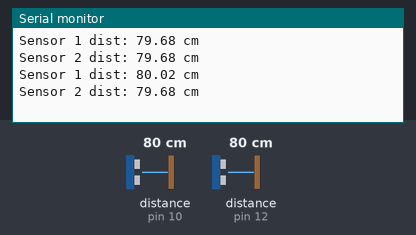
Recording of a sketch running on a simulated Arduino Uno, built with avr-gcc and run on an emulated ATmega328P. On the bench: the last lines printed to the serial monitor. Wiring (inferred from the names in the program): 2 × ultrasonic range finder: trigger pin 11, echo pin 10 / trigger pin 13, echo pin 12. The inputs (shaded band) are chosen by the test bench; at power-on: distance to the obstacle (sensors on pin 10, pin 12) 80 cm. The echo pulse lasts 58.3 µs per cm.

Above: at 1.8 s.
1.9 s: distance to the obstacle (sensor on pin 10) set to 2 cm
At 2.8 s:
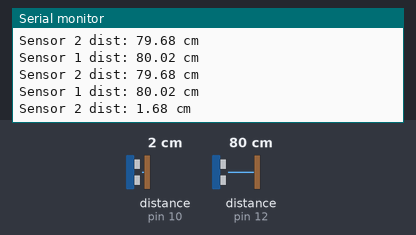
3.4 s: distance to the obstacle (sensor on pin 12) set to 2 cm
At 4.7 s:
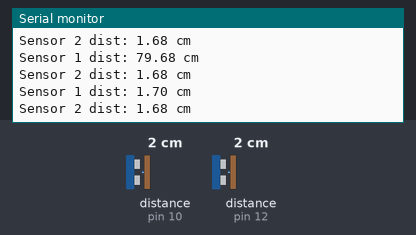
4.9 s: distance to the obstacle (sensor on pin 10) set to 4 cm
At 5.8 s:
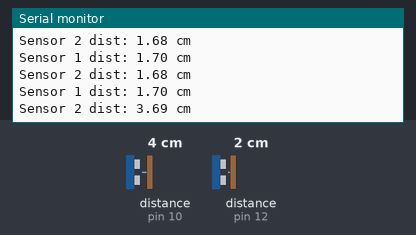
6.4 s: distance to the obstacle (sensor on pin 12) set to 4 cm
At 7.5 s:
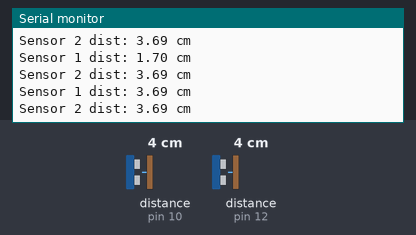
Timing chart, 0 to 8.9 s (numbered marks = the images above; inputs shaded):
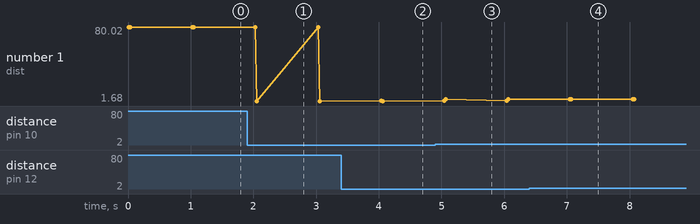

Measured:
- after the input at 1.9 s, the serial monitor: prints a new line after 0.15 s (image 1)
- after the input at 3.4 s, the serial monitor: prints a new line after 0.64 s (image 2)
- after the input at 4.9 s, the serial monitor: prints a new line after 0.17 s (image 3)
- after the input at 6.4 s, the serial monitor: prints a new line after 0.65 s (image 4)
- plotted number 1: 79.68 → 1.68 after the input at 1.9 s, 1.68 → 3.69 after the input at 4.9 s

The sketch:

sonar_test.ino
```cpp
// global flag
bool error = false;

#define DEBUG true // print debug msg or not

#define DELAY 500

// pin configuration for two sonar sensors
#define TRIG_PIN1 13
#define ECHO_PIN1 12
#define TRIG_PIN2 11
#define ECHO_PIN2 10

/*
    input : type of sonar
    output : measured distance
    behavior : Measure the distance by using the specified sonar sensor
*/
float getDist(int type)
{
    long duration;
    float distance;

    // use first sonar sensor
    if (type == 1)
    {
        digitalWrite(TRIG_PIN1, LOW);
        delayMicroseconds(2);
        digitalWrite(TRIG_PIN1, HIGH);
        delayMicroseconds(10);
        digitalWrite(TRIG_PIN1, LOW);
        duration = pulseIn(ECHO_PIN1, HIGH, 30000); // timeout 30ms
        distance = duration * 0.0343 / 2.0;         // unit : cm
    }
    else if (type == 2) // use second sonar sensor
    {
        digitalWrite(TRIG_PIN2, LOW);
        delayMicroseconds(2);
        digitalWrite(TRIG_PIN2, HIGH);
        delayMicroseconds(10);
        digitalWrite(TRIG_PIN2, LOW);
        duration = pulseIn(ECHO_PIN2, HIGH, 30000);
        distance = duration * 0.0343 / 2.0;
    }
    else
    {
        Serial.println("Error!");
        distance = -1;
    }

    return distance;
}

void setup()
{
    Serial.begin(9600);

    // Initialize Sonar Sensor 1
    pinMode(TRIG_PIN1, OUTPUT);
    pinMode(ECHO_PIN1, INPUT);

    // Initialize Sonar Sensor 2
    pinMode(TRIG_PIN2, OUTPUT);
    pinMode(ECHO_PIN2, INPUT);
}

void commonDelay()
{
    delay(DELAY);
}

void loop()
{
    float distance1 = getDist(1);
    float distance2 = getDist(2);

    Serial.print("Sensor 1 dist: ");
    Serial.print(distance1);
    Serial.println(" cm");

    Serial.print("Sensor 2 dist: ");
    Serial.print(distance2);
    Serial.println(" cm");

    delay(1000);
}
```
